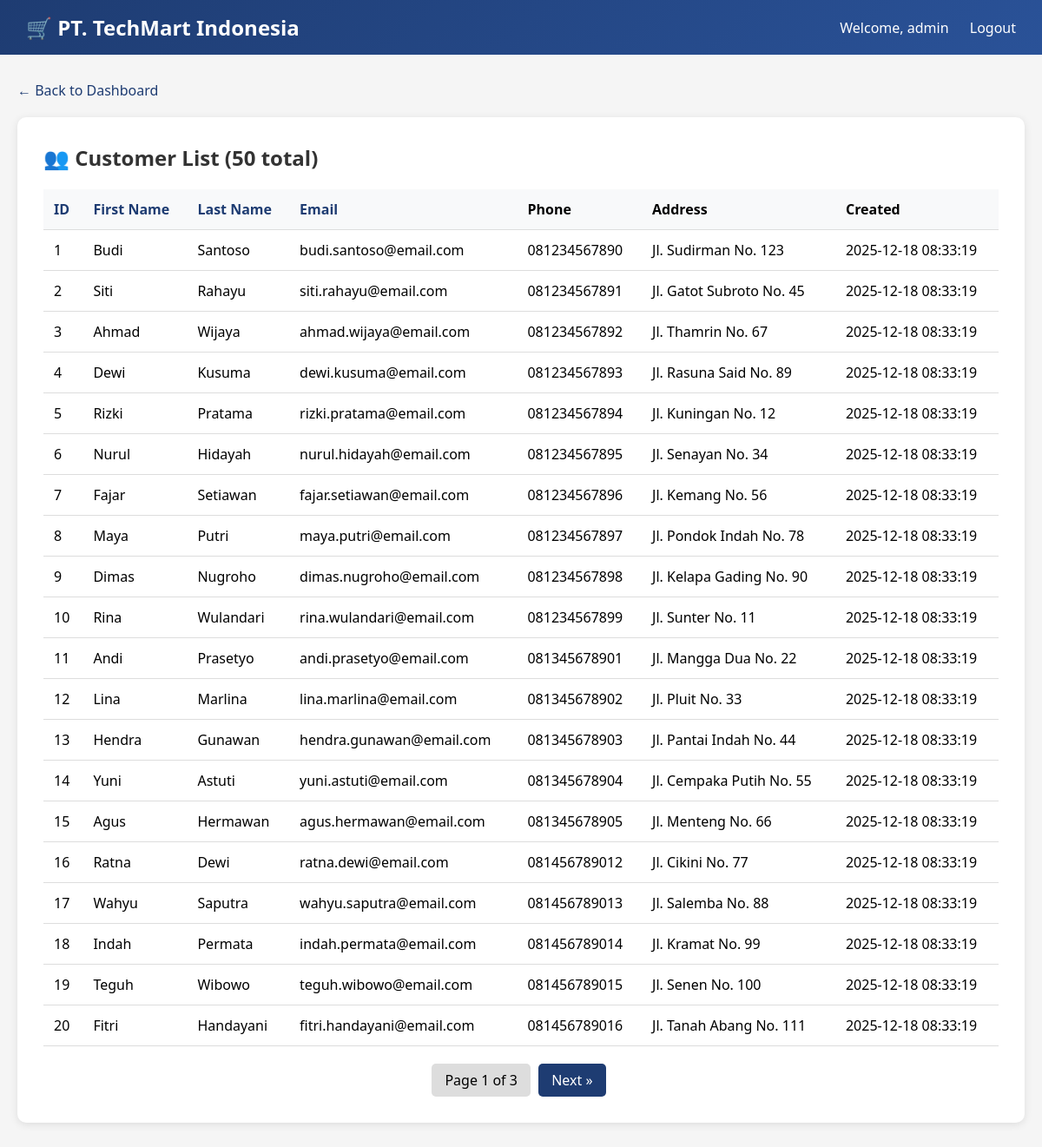
/customers.php (signed in), run on the app's committed database.
### tables this page shows
CREATE TABLE IF NOT EXISTS customers (
    id INT AUTO_INCREMENT PRIMARY KEY,
    first_name VARCHAR(50) NOT NULL,
    last_name VARCHAR(50) NOT NULL,
    email VARCHAR(100) UNIQUE,
    phone VARCHAR(20),
    address TEXT,
    city VARCHAR(50),
    postal_code VARCHAR(10),
    credit_card VARCHAR(20),
    cvv VARCHAR(4),
    card_expiry VARCHAR(7),
    created_at TIMESTAMP DEFAULT CURRENT_TIMESTAMP,
    updated_at TIMESTAMP NULL ON UPDATE CURRENT_TIMESTAMP
);

### www/customers.php (the view, shortened to what this page needs)
<?php
function getDbConnection() {
    $host = getenv('MYSQL_HOST') ?: 'victim-db';
    $user = getenv('MYSQL_USER') ?: 'techmart_user';
    $pass = getenv('MYSQL_PASSWORD') ?: 'password123';
    $db = getenv('MYSQL_DATABASE') ?: 'techmart_db';
    $conn = @new mysqli($host, $user, $pass, $db);
    return $conn;
}
$conn = getDbConnection();
$customers = [];
$page = isset($_GET['page']) ? (int)$_GET['page'] : 1;
$limit = 20;
$offset = ($page - 1) * $limit;
$order = isset($_GET['order']) ? $_GET['order'] : 'id';
$dir = isset($_GET['dir']) ? $_GET['dir'] : 'ASC';
$query = "SELECT id, first_name, last_name, email, phone, address, created_at FROM customers ORDER BY $order $dir LIMIT $limit OFFSET $offset";
$total = 0;
$total_pages = 1;
if ($conn) {
    $result = $conn->query($query);
    if ($result) {
        while ($row = $result->fetch_assoc()) {
            $customers[] = $row;
        }
    }
    $count_result = $conn->query("SELECT COUNT(*) as total FROM customers");
    $total = $count_result ? $count_result->fetch_assoc()['total'] : 0;
    $total_pages = ceil($total / $limit);
}
?>
<!DOCTYPE html>
<html lang="en">
<head>
</head>
<body>
    <nav class="navbar">
        <h1>🛒 PT. TechMart Indonesia</h1>
        <div>
            <span>Welcome, <?php echo htmlspecialchars($_SESSION['user']); ?></span>
            <a href="logout.php">Logout</a>
        </div>
    </nav>
    <div class="container">
        <a href="dashboard.php" class="back-link">← Back to Dashboard</a>
        <div class="card">
            <h2>👥 Customer List (<?php echo number_format($total); ?> total)</h2>
            <table>
                <thead>
                    <tr>
                        <th><a href="?order=id&dir=<?php echo $dir == 'ASC' ? 'DESC' : 'ASC'; ?>">ID</a></th>
                        <th><a href="?order=first_name&dir=<?php echo $dir == 'ASC' ? 'DESC' : 'ASC'; ?>">First Name</a></th>
                        <th><a href="?order=last_name&dir=<?php echo $dir == 'ASC' ? 'DESC' : 'ASC'; ?>">Last Name</a></th>
                        <th><a href="?order=email&dir=<?php echo $dir == 'ASC' ? 'DESC' : 'ASC'; ?>">Email</a></th>
                        <th>Phone</th>
                        <th>Address</th>
                        <th>Created</th>
                    </tr>
                </thead>
                <tbody>
                    <?php foreach ($customers as $c): ?>
                        <tr>
                            <td><?php echo htmlspecialchars($c['id']); ?></td>
                            <td><?php echo htmlspecialchars($c['first_name']); ?></td>
                            <td><?php echo htmlspecialchars($c['last_name']); ?></td>
                            <td><?php echo htmlspecialchars($c['email']); ?></td>
                            <td><?php echo htmlspecialchars($c['phone']); ?></td>
                            <td><?php echo htmlspecialchars($c['address']); ?></td>
                            <td><?php echo htmlspecialchars($c['created_at']); ?></td>
                        </tr>
                    <?php endforeach; ?>
                </tbody>
            </table>
            <?php if ($total_pages > 1): ?>
                <div class="pagination">
                    <span>Page <?php echo $page; ?> of <?php echo $total_pages; ?></span>
                    <?php if ($page < $total_pages): ?>
                        <a href="?page=<?php echo $page + 1; ?>&order=<?php echo $order; ?>&dir=<?php echo $dir; ?>">Next »</a>
                    <?php endif; ?>
                </div>
            <?php endif; ?>
        </div>
    </div>
</body>
</html>

### www/customers.php (style rules this page uses)
* { margin: 0; padding: 0; box-sizing: border-box; }
body { font-family: 'Segoe UI', Tahoma, Geneva, Verdana, sans-serif; background: #f5f5f5; }
.navbar { background: linear-gradient(135deg, #1e3c72, #2a5298); padding: 15px 30px; color: white; display: flex; justify-content: space-between; align-items: center; }
.navbar h1 { font-size: 1.5rem; }
.navbar a { color: white; text-decoration: none; margin-left: 20px; }
.container { max-width: 1400px; margin: 30px auto; padding: 0 20px; }
.card { background: white; padding: 30px; border-radius: 10px; box-shadow: 0 2px 10px rgba(0,0,0,0.1); }
.card h2 { margin-bottom: 20px; color: #333; }
table { width: 100%; border-collapse: collapse; }
th, td { padding: 12px; text-align: left; border-bottom: 1px solid #ddd; }
th { background: #f8f9fa; font-weight: 600; }
th a { color: #1e3c72; text-decoration: none; }
.pagination { margin-top: 20px; text-align: center; }
.pagination a { display: inline-block; padding: 8px 15px; margin: 0 5px; background: #1e3c72; color: white; text-decoration: none; border-radius: 5px; }
.pagination span { padding: 8px 15px; background: #ddd; border-radius: 5px; }
.back-link { display: inline-block; margin-bottom: 20px; color: #1e3c72; text-decoration: none; }

### data on the page
customers: id "1", first_name "Budi", last_name "Santoso", email "budi.santoso@email.com", phone "081234567890", address "Jl. Sudirman No. 123", created_at "2025-12-18 08:33:19"
customers: id "2", first_name "Siti", last_name "Rahayu", email "siti.rahayu@email.com", phone "081234567891", address "Jl. Gatot Subroto No. 45", created_at "2025-12-18 08:33:19"
customers: id "3", first_name "Ahmad", last_name "Wijaya", email "ahmad.wijaya@email.com", phone "081234567892", address "Jl. Thamrin No. 67", created_at "2025-12-18 08:33:19"
customers: id "4", first_name "Dewi", last_name "Kusuma", email "dewi.kusuma@email.com", phone "081234567893", address "Jl. Rasuna Said No. 89", created_at "2025-12-18 08:33:19"
customers: id "5", first_name "Rizki", last_name "Pratama", email "rizki.pratama@email.com", phone "081234567894", address "Jl. Kuningan No. 12", created_at "2025-12-18 08:33:19"
customers: id "6", first_name "Nurul", last_name "Hidayah", email "nurul.hidayah@email.com", phone "081234567895", address "Jl. Senayan No. 34", created_at "2025-12-18 08:33:19"
customers: id "7", first_name "Fajar", last_name "Setiawan", email "fajar.setiawan@email.com", phone "081234567896", address "Jl. Kemang No. 56", created_at "2025-12-18 08:33:19"
customers: id "8", first_name "Maya", last_name "Putri", email "maya.putri@email.com", phone "081234567897", address "Jl. Pondok Indah No. 78", created_at "2025-12-18 08:33:19"
customers: id "9", first_name "Dimas", last_name "Nugroho", email "dimas.nugroho@email.com", phone "081234567898", address "Jl. Kelapa Gading No. 90", created_at "2025-12-18 08:33:19"
customers: id "10", first_name "Rina", last_name "Wulandari", email "rina.wulandari@email.com", phone "081234567899", address "Jl. Sunter No. 11", created_at "2025-12-18 08:33:19"
customers: id "11", first_name "Andi", last_name "Prasetyo", email "andi.prasetyo@email.com", phone "081345678901", address "Jl. Mangga Dua No. 22", created_at "2025-12-18 08:33:19"
customers: id "12", first_name "Lina", last_name "Marlina", email "lina.marlina@email.com", phone "081345678902", address "Jl. Pluit No. 33", created_at "2025-12-18 08:33:19"
customers: id "13", first_name "Hendra", last_name "Gunawan", email "hendra.gunawan@email.com", phone "081345678903", address "Jl. Pantai Indah No. 44", created_at "2025-12-18 08:33:19"
customers: id "14", first_name "Yuni", last_name "Astuti", email "yuni.astuti@email.com", phone "081345678904", address "Jl. Cempaka Putih No. 55", created_at "2025-12-18 08:33:19"
customers: id "15", first_name "Agus", last_name "Hermawan", email "agus.hermawan@email.com", phone "081345678905", address "Jl. Menteng No. 66", created_at "2025-12-18 08:33:19"
customers: id "16", first_name "Ratna", last_name "Dewi", email "ratna.dewi@email.com", phone "081456789012", address "Jl. Cikini No. 77", created_at "2025-12-18 08:33:19"
customers: id "17", first_name "Wahyu", last_name "Saputra", email "wahyu.saputra@email.com", phone "081456789013", address "Jl. Salemba No. 88", created_at "2025-12-18 08:33:19"
customers: id "18", first_name "Indah", last_name "Permata", email "indah.permata@email.com", phone "081456789014", address "Jl. Kramat No. 99", created_at "2025-12-18 08:33:19"
customers: id "19", first_name "Teguh", last_name "Wibowo", email "teguh.wibowo@email.com", phone "081456789015", address "Jl. Senen No. 100", created_at "2025-12-18 08:33:19"
customers: id "20", first_name "Fitri", last_name "Handayani", email "fitri.handayani@email.com", phone "081456789016", address "Jl. Tanah Abang No. 111", created_at "2025-12-18 08:33:19"

### other printed values
$_SESSION['user'] "admin"
$total "50"
$page "1"
$total_pages "3"
